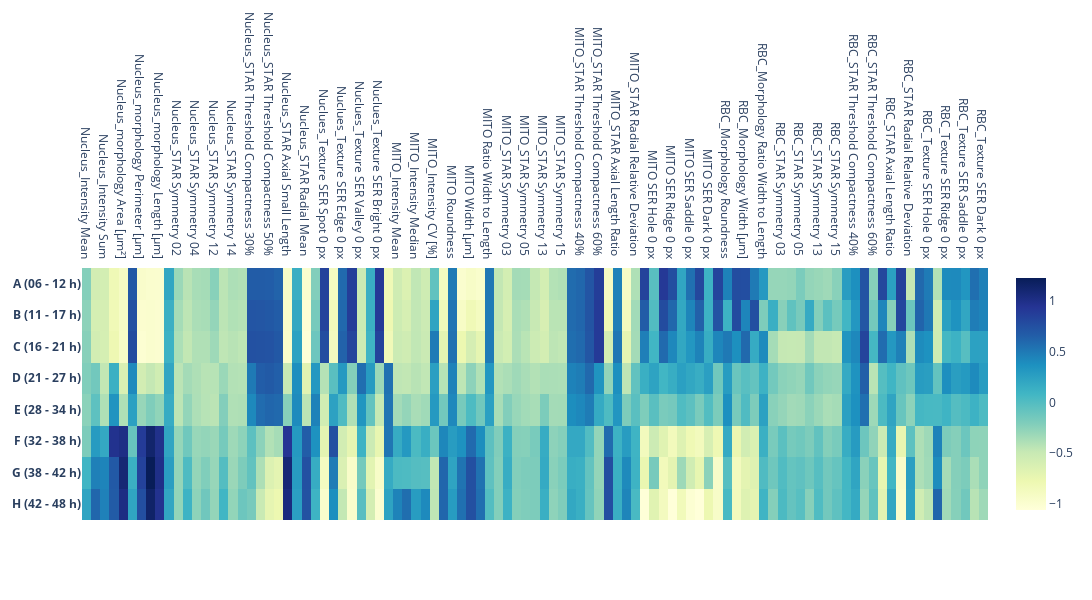

Notebook code for this chart:
### Code cell
Heatmap(0)

### Figure 1 — Plotly figure (JSON) as saved in the notebook; plotly's stock layout.template omitted (floating-point values rounded to 4 significant figures; data arrays with more than 128 entries replaced by an {"elided": "..."} marker saying what was removed)
{"data": [{"colorscale": [[0, "rgb(255,255,217)"], [0.125, "rgb(237,248,177)"], [0.25, "rgb(199,233,180)"], [0.375, "rgb(127,205,187)"], [0.5, "rgb(65,182,196)"], [0.625, "rgb(29,145,192)"], [0.75, "rgb(34,94,168)"], [0.875, "rgb(37,52,148)"], [1, "rgb(8,29,88)"]], "type": "heatmap", "x": ["Nucleus_Intensity Mean", "Nucleus_Intensity StdDev", "Nucleus_Intensity Sum", "Nucleus_Intensity CV [%]", "Nucleus_morphology Area [µm²]", "Nucleus_morphology Roundness", "Nucleus_morphology Perimeter [µm]", "Nucleus_morphology Width [µm]", "Nucleus_morphology Length [µm]", "Nucleus_morphology Ratio Width to Length", "Nucleus_STAR Symmetry 02 ", "Nucleus_STAR Symmetry 03 ", "Nucleus_STAR Symmetry 04 ", "Nucleus_STAR Symmetry 05 ", "Nucleus_STAR Symmetry 12 ", "Nucleus_STAR Symmetry 13 ", "Nucleus_STAR Symmetry 14 ", "Nucleus_STAR Symmetry 15 ", "Nucleus_STAR Threshold Compactness 30% ", "Nucleus_STAR Threshold Compactness 40% ", "Nucleus_STAR Threshold Compactness 50% ", "Nucleus_STAR Threshold Compactness 60% ", "Nucleus_STAR Axial Small Length ", "Nucleus_STAR Axial Length Ratio ", "Nucleus_STAR Radial Mean ", "Nucleus_STAR Radial Relative Deviation ", "Nuclues_Texture SER Spot 0 px", "Nuclues_Texture SER Hole 0 px", "Nuclues_Texture SER Edge 0 px", "Nuclues_Texture SER Ridge 0 px", "Nuclues_Texture SER Valley 0 px", "Nuclues_Texture SER Saddle 0 px", "Nuclues_Texture SER Bright 0 px", "Nuclues_Texture SER Dark 0 px", "MITO_Intensity Mean", "MITO_Intensity StdDev", "MITO_Intensity Median", "MITO_Intensity Sum", "MITO_Intensity CV [%]", "MITO Area [µm²]", "MITO Roundness", "MITO Perimeter [µm]", "MITO Width [µm]", "MITO Length [µm]", "MITO Ratio Width to Length", "MITO_STAR Symmetry 02 ", "MITO_STAR Symmetry 03 ", "MITO_STAR Symmetry 04 ", "MITO_STAR Symmetry 05 ", "MITO_STAR Symmetry 12 ", "MITO_STAR Symmetry 13 ", "MITO_STAR Symmetry 14 ", "MITO_STAR Symmetry 15 ", "MITO_STAR Threshold Compactness 30% ", "MITO_STAR Threshold Compactness 40% ", "MITO_STAR Threshold Compactness 50% ", "MITO_STAR Threshold Compactness 60% ", "MITO_STAR Axial Small Length ", "MITO_STAR Axial Length Ratio ", "MITO_STAR Radial Mean ", "MITO_STAR Radial Relative Deviation ", "MITO SER Spot 0 px", "MITO SER Hole 0 px", "MITO SER Edge 0 px", "MITO SER Ridge 0 px", "MITO SER Valley 0 px", "MITO SER Saddle 0 px", "MITO SER Bright 0 px", "MITO SER Dark 0 px", "RBC_Morphology Area [µm²]", "RBC_Morphology Roundness", "RBC_Morphology Perimeter [µm]", "RBC_Morphology Width [µm]", "RBC_Morphology Length [µm]", "RBC_Morphology Ratio Width to Length", "RBC_STAR Symmetry 02 ", "RBC_STAR Symmetry 03 ", "RBC_STAR Symmetry 04 ", "RBC_STAR Symmetry 05 ", "RBC_STAR Symmetry 12 ", "RBC_STAR Symmetry 13 ", "RBC_STAR Symmetry 14 ", "RBC_STAR Symmetry 15 ", "RBC_STAR Threshold Compactness 30% ", "RBC_STAR Threshold Compactness 40% ", "RBC_STAR Threshold Compactness 50% ", "RBC_STAR Threshold Compactness 60% ", "RBC_STAR Axial Small Length ", "RBC_STAR Axial Length Ratio ", "RBC_STAR Radial Mean ", "RBC_STAR Radial Relative Deviation ", "RBC_Texture SER Spot 0 px", "RBC_Texture SER Hole 0 px", "RBC_Texture SER Edge 0 px", "RBC_Texture SER Ridge 0 px", "RBC_Texture SER Valley 0 px", "RBC_Texture SER Saddle 0 px", "RBC_Texture SER Bright 0 px", "RBC_Texture SER Dark 0 px"], "y": ["<b>A (06 - 12 h)</b>", "<b>B (11 - 17 h)</b>", "<b>C (16 - 21 h)</b>", "<b>D (21 - 27 h)</b>", "<b>E (28 - 34 h)</b>", "<b>F (32 - 38 h)</b>", "<b>G (38 - 42 h)</b>", "<b>H (42 - 48 h)</b>"], "z": {"elided": "8x99 float values"}}], "layout": {"height": 600, "width": 2100, "xaxis": {"side": "top"}, "yaxis": {"autorange": "reversed"}}}
